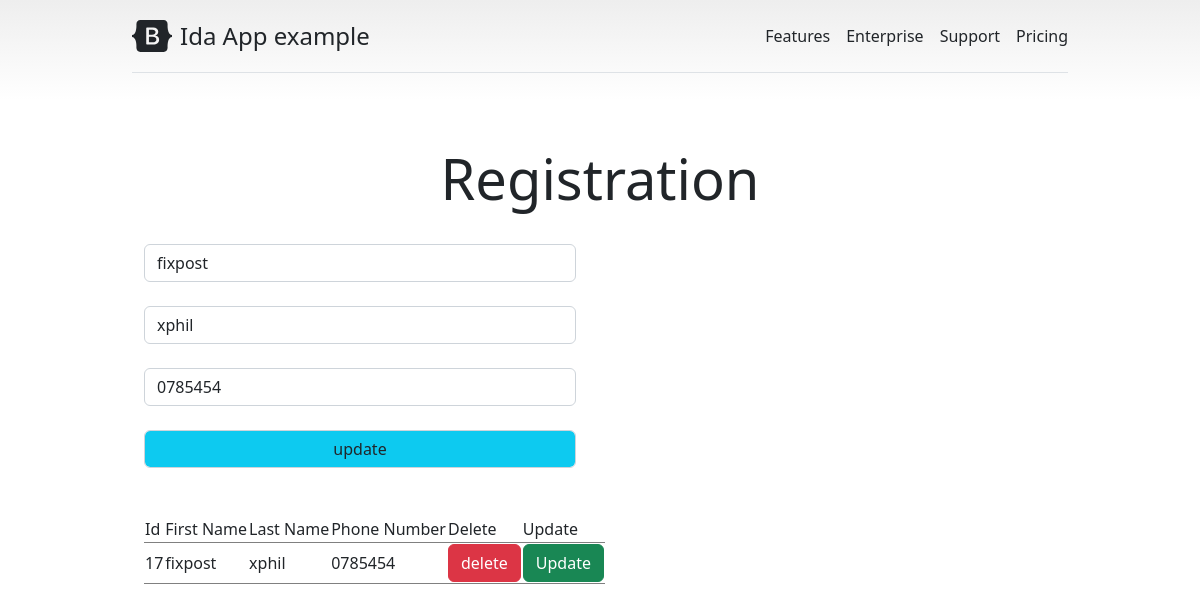
The page /17/update on the database its author committed.
### polls/models.py (models this page shows, shortened)
class Registration(models.Model):
    phone =models.CharField(max_length=255)
    firstname = models.CharField(max_length=255)
    lastname = models.CharField(max_length=255)

### polls/views.py (the view, shortened to what this page needs)
# urls.py: path('<int:id>/update', views.update, name='update'),
def update(request,id):
    select = Registration.objects.all().order_by('id')
    updatedata = Registration.objects.get(id=id)
    return render(request,'updateform.html',{'update':updatedata, 'data':select})

### templates/updateform.html (shortened to what this page needs)
{% load static %}
<!doctype html>
<html lang="en">
  <head>
<link href="{% static 'assets/dist/css/bootstrap.min.css' %}" rel="stylesheet">
    <link href="pricing.css" rel="stylesheet">
  </head>
  <body>
<div class="container py-3">
  <header>
    <div class="d-flex flex-column flex-md-row align-items-center pb-3 mb-4 border-bottom">
      <a href="/" class="d-flex align-items-center text-dark text-decoration-none">
        <span class="fs-4">Ida App example</span>
      </a>
      <nav class="d-inline-flex mt-2 mt-md-0 ms-md-auto">
        <a class="me-3 py-2 text-dark text-decoration-none" href="#">Features</a>
        <a class="me-3 py-2 text-dark text-decoration-none" href="#">Enterprise</a>
        <a class="me-3 py-2 text-dark text-decoration-none" href="#">Support</a>
        <a class="py-2 text-dark text-decoration-none" href="#">Pricing</a>
      </nav>
    </div>
  </header>
  <div class="pricing-header px-3 py-3 pt-md-5 pb-md-4 mx-auto text-center">
    <h1 class="display-4">Registration</h1>
</div>
<div class="container row">
   <div class="form-group p col-6">
       <form method="POST" action="{% url 'update' id=update.id %}" accept="">
           <input type="text" placeholder="Enter FirstName" name="firstname" value="{{ update.firstname }}" class="form-control"><br>
           <input type="text" placeholder="Enter LastName" name="lastname" value="{{ update.lastname}}" class="form-control"><br>
           <input type="text" placeholder="Enter PhoneNumber" name="phonenumber" value="{{ update.phone }}" class="form-control"><br>
           <input type="submit" value="update" class="form-control bg-info">
       </form>
   </div>
   <br>
   <div class="table-group table col-6">
    <br>
    <br>
    <table>
      <tr>
        <td>Id</td>
        <td>First Name</td>
        <td>Last Name</td>
        <td>Phone Number</td>
        <td>Delete</td>
        <td>Update</td>
      </tr>
      {% for x in data %}
      <tr>
          <td>{{ x.id }}</td>
          <td>{{ x.firstname}}</td>
          <td>{{ x.lastname}}</td>
          <td>{{ x.phone}}</td>
          <td><a href="{% url 'delete' id=x.id %}"><span class="btn btn-danger">delete</span></a></td>
          <td><a href="{% url 'update' id=x.id %}"><span class="btn btn-success">Update</span></a></td>
      </tr>
      {% endfor %}
  </table>
   </div>
</div>
</div>
  </body>
</html>

### templates/pricing.css (style rules this page uses)
body { background-image: linear-gradient(180deg, #eee, #fff 100px, #fff); }
.container { max-width: 960px; }
.pricing-header { max-width: 700px; }

### rows shown on the page
Registration: firstname "fixpost", lastname "xphil", phonenumber "0785454", id "17", phone "0785454"
